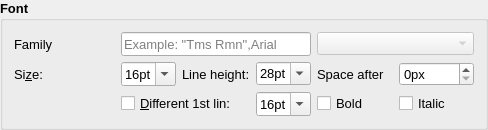
                    <widget class="QGroupBox" name="gbFont">
                     <property name="minimumSize">
                      <size>
                       <width>270</width>
                       <height>130</height>
                      </size>
                     </property>
                     <property name="font">
                      <font>
                       <family>Arial</family>
                       <pointsize>10</pointsize>
                       <weight>75</weight>
                       <bold>true</bold>
                      </font>
                     </property>
                     <property name="title">
                      <string>Font</string>
                     </property>
                     <layout class="QGridLayout" name="gridLayout_9">
                      <item row="0" column="0">
                       <widget class="QLabel" name="label_27">
                        <property name="font">
                         <font>
                          <family>Arial</family>
                          <pointsize>10</pointsize>
                          <weight>50</weight>
                          <bold>false</bold>
                         </font>
                        </property>
                        <property name="text">
                         <string>Family</string>
                        </property>
                        <property name="buddy">
                         <cstring>edtFontFamily</cstring>
                        </property>
                       </widget>
                      </item>
                      <item row="0" column="1" colspan="3">
                       <widget class="QLineEdit" name="edtFontFamily">
                        <property name="minimumSize">
                         <size>
                          <width>0</width>
                          <height>24</height>
                         </size>
                        </property>
                        <property name="font">
                         <font>
                          <family>Arial</family>
                          <pointsize>10</pointsize>
                          <weight>50</weight>
                          <bold>false</bold>
                         </font>
                        </property>
                        <property name="placeholderText">
                         <string>Example: &quot;Tms Rmn&quot;,Arial</string>
                        </property>
                       </widget>
                      </item>
                      <item row="0" column="4" colspan="2">
                       <widget class="QComboBox" name="cbFonts">
                        <property name="enabled">
                         <bool>false</bool>
                        </property>
                        <property name="toolTip">
                         <string>If you gave any default font names or 
google font names you can select it 
using this combo box</string>
                        </property>
                        <property name="placeholderText">
                         <string>Select specified font</string>
                        </property>
                       </widget>
                      </item>
                      <item row="1" column="0">
                       <widget class="QLabel" name="label_28">
                        <property name="font">
                         <font>
                          <family>Arial</family>
                          <pointsize>10</pointsize>
                          <weight>50</weight>
                          <bold>false</bold>
                         </font>
                        </property>
                        <property name="text">
                         <string>Si&amp;ze:</string>
                        </property>
                        <property name="buddy">
                         <cstring>cbPointSize</cstring>
                        </property>
                       </widget>
                      </item>
                      <item row="1" column="1">
                       <widget class="QComboBox" name="cbPointSize">
                        <property name="minimumSize">
                         <size>
                          <width>0</width>
                          <height>24</height>
                         </size>
                        </property>
                        <property name="font">
                         <font>
                          <family>Arial</family>
                          <pointsize>10</pointsize>
                          <weight>50</weight>
                          <bold>false</bold>
                         </font>
                        </property>
                        <property name="editable">
                         <bool>true</bool>
                        </property>
                        <property name="currentIndex">
                         <number>6</number>
                        </property>
                        <property name="insertPolicy">
                         <enum>QComboBox::NoInsert</enum>
                        </property>
                        <item>
                         <property name="text">
                          <string>8pt</string>
                         </property>
                        </item>
                        <item>
                         <property name="text">
                          <string>9pt</string>
                         </property>
                        </item>
                        <item>
                         <property name="text">
                          <string>10pt</string>
                         </property>
                        </item>
                        <item>
                         <property name="text">
                          <string>11pt</string>
                         </property>
                        </item>
                        <item>
                         <property name="text">
                          <string>12pt</string>
                         </property>
                        </item>
                        <item>
                         <property name="text">
                          <string>14pt</string>
                         </property>
                        </item>
                        <item>
                         <property name="text">
                          <string>16pt</string>
                         </property>
                        </item>
                        <item>
                         <property name="text">
                          <string>18pt</string>
                         </property>
                        </item>
                        <item>
                         <property name="text">
                          <string>20pt</string>
                         </property>
                        </item>
                        <item>
                         <property name="text">
                          <string>22pt</string>
                         </property>
                        </item>
                        <item>
                         <property name="text">
                          <string>24pt</string>
                         </property>
                        </item>
                        <item>
                         <property name="text">
                          <string>26pt</string>
                         </property>
                        </item>
                        <item>
                         <property name="text">
                          <string>28pt</string>
                         </property>
                        </item>
                        <item>
                         <property name="text">
                          <string>36pt</string>
                         </property>
                        </item>
                        <item>
                         <property name="text">
                          <string>48pt</string>
                         </property>
                        </item>
                        <item>
                         <property name="text">
                          <string>72pt</string>
                         </property>
                        </item>
                       </widget>
                      </item>
                      <item row="1" column="2">
                       <widget class="QLabel" name="label_32">
                        <property name="font">
                         <font>
                          <family>Arial</family>
                          <pointsize>10</pointsize>
                          <weight>50</weight>
                          <bold>false</bold>
                         </font>
                        </property>
                        <property name="text">
                         <string>Line height:</string>
                        </property>
                       </widget>
                      </item>
                      <item row="1" column="3">
                       <widget class="QComboBox" name="cbLineHeight">
                        <property name="font">
                         <font>
                          <family>Arial</family>
                          <pointsize>10</pointsize>
                          <weight>50</weight>
                          <bold>false</bold>
                         </font>
                        </property>
                        <property name="editable">
                         <bool>true</bool>
                        </property>
                        <property name="currentIndex">
                         <number>12</number>
                        </property>
                        <item>
                         <property name="text">
                          <string>8pt</string>
                         </property>
                        </item>
                        <item>
                         <property name="text">
                          <string>9pt</string>
                         </property>
                        </item>
                        <item>
                         <property name="text">
                          <string>10pt</string>
                         </property>
                        </item>
                        <item>
                         <property name="text">
                          <string>11pt</string>
                         </property>
                        </item>
                        <item>
                         <property name="text">
                          <string>12pt</string>
                         </property>
                        </item>
                        <item>
                         <property name="text">
                          <string>14pt</string>
                         </property>
                        </item>
                        <item>
                         <property name="text">
                          <string>16pt</string>
                         </property>
                        </item>
                        <item>
                         <property name="text">
                          <string>18pt</string>
                         </property>
                        </item>
                        <item>
                         <property name="text">
                          <string>20pt</string>
                         </property>
                        </item>
                        <item>
                         <property name="text">
                          <string>22pt</string>
                         </property>
                        </item>
                        <item>
                         <property name="text">
                          <string>24pt</string>
                         </property>
                        </item>
                        <item>
                         <property name="text">
                          <string>26pt</string>
                         </property>
                        </item>
                        <item>
                         <property name="text">
                          <string>28pt</string>
                         </property>
                        </item>
                        <item>
                         <property name="text">
                          <string>36pt</string>
                         </property>
                        </item>
                        <item>
                         <property name="text">
                          <string>48pt</string>
                         </property>
                        </item>
                        <item>
                         <property name="text">
                          <string>72pt</string>
                         </property>
                        </item>
                       </widget>
                      </item>
                      <item row="1" column="4">
                       <widget class="QLabel" name="label_6">
                        <property name="font">
                         <font>
                          <family>Arial</family>
                          <pointsize>10</pointsize>
                          <weight>50</weight>
                          <bold>false</bold>
                         </font>
                        </property>
                        <property name="text">
                         <string>Space after</string>
                        </property>
                       </widget>
                      </item>
                      <item row="1" column="5">
                       <widget class="QSpinBox" name="sbSpaceAfter">
                        <property name="font">
                         <font>
                          <family>Arial</family>
                          <pointsize>10</pointsize>
                          <weight>50</weight>
                          <bold>false</bold>
                         </font>
                        </property>
                        <property name="suffix">
                         <string>px</string>
                        </property>
                        <property name="maximum">
                         <number>100</number>
                        </property>
                       </widget>
                      </item>
                      <item row="2" column="0">
                       <spacer name="horizontalSpacer_13">
                        <property name="orientation">
                         <enum>Qt::Horizontal</enum>
                        </property>
                        <property name="sizeHint" stdset="0">
                         <size>
                          <width>53</width>
                          <height>20</height>
                         </size>
                        </property>
                       </spacer>
                      </item>
                      <item row="2" column="1" colspan="2">
                       <widget class="QCheckBox" name="chkDifferentFirstLine">
                        <property name="font">
                         <font>
                          <family>Arial</family>
                          <pointsize>10</pointsize>
                          <weight>50</weight>
                          <bold>false</bold>
                         </font>
                        </property>
                        <property name="text">
                         <string>&amp;Different 1st lin:</string>
                        </property>
                       </widget>
                      </item>
                      <item row="2" column="3">
                       <widget class="QComboBox" name="cbPointSizeFirstLine">
                        <property name="minimumSize">
                         <size>
                          <width>0</width>
                          <height>24</height>
                         </size>
                        </property>
                        <property name="font">
                         <font>
                          <family>Arial</family>
                          <pointsize>10</pointsize>
                          <weight>50</weight>
                          <bold>false</bold>
                         </font>
                        </property>
                        <property name="editable">
                         <bool>true</bool>
                        </property>
                        <property name="currentIndex">
                         <number>6</number>
                        </property>
                        <property name="insertPolicy">
                         <enum>QComboBox::NoInsert</enum>
                        </property>
                        <item>
                         <property name="text">
                          <string>8pt</string>
                         </property>
                        </item>
                        <item>
                         <property name="text">
                          <string>9pt</string>
                         </property>
                        </item>
                        <item>
                         <property name="text">
                          <string>10pt</string>
                         </property>
                        </item>
                        <item>
                         <property name="text">
                          <string>11pt</string>
                         </property>
                        </item>
                        <item>
                         <property name="text">
                          <string>12pt</string>
                         </property>
                        </item>
                        <item>
                         <property name="text">
                          <string>14pt</string>
                         </property>
                        </item>
                        <item>
                         <property name="text">
                          <string>16pt</string>
                         </property>
                        </item>
                        <item>
                         <property name="text">
                          <string>18pt</string>
                         </property>
                        </item>
                        <item>
                         <property name="text">
                          <string>20pt</string>
                         </property>
                        </item>
                        <item>
                         <property name="text">
                          <string>22pt</string>
                         </property>
                        </item>
                        <item>
                         <property name="text">
                          <string>24pt</string>
                         </property>
                        </item>
                        <item>
                         <property name="text">
                          <string>26pt</string>
                         </property>
                        </item>
                        <item>
                         <property name="text">
                          <string>28pt</string>
                         </property>
                        </item>
                        <item>
                         <property name="text">
                          <string>36pt</string>
                         </property>
                        </item>
                        <item>
                         <property name="text">
                          <string>48pt</string>
                         </property>
                        </item>
                        <item>
                         <property name="text">
                          <string>72pt</string>
                         </property>
                        </item>
                       </widget>
                      </item>
                      <item row="2" column="4">
                       <widget class="QCheckBox" name="chkBold">
                        <property name="font">
                         <font>
                          <family>Arial</family>
                          <pointsize>10</pointsize>
                          <weight>50</weight>
                          <bold>false</bold>
                         </font>
                        </property>
                        <property name="text">
                         <string>Bold</string>
                        </property>
                       </widget>
                      </item>
                      <item row="2" column="5">
                       <widget class="QCheckBox" name="chkItalic">
                        <property name="font">
                         <font>
                          <family>Arial</family>
                          <pointsize>10</pointsize>
                          <weight>50</weight>
                          <bold>false</bold>
                         </font>
                        </property>
                        <property name="text">
                         <string>Italic</string>
                        </property>
                       </widget>
                      </item>
                     </layout>
                    </widget>
